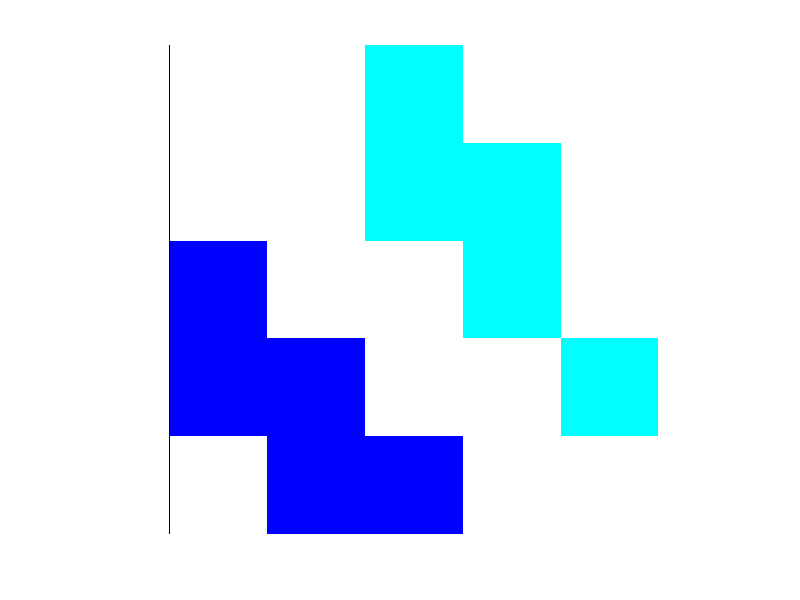

This chart was generated by the following MATLAB code:
%% Find if any object in a binary img extends L to R or Top to Bot
%
%

% Test matrix
dim = 5;
A = zeros(dim);
id1 = [3 4 9 10 15 11 12 17 18 24];
A(id1) = 1;

% Connectivity
conn2D = 8;     % MPFA, 4 for TPFA
L = labelmatrix(bwconncomp(A, conn2D));
B = regionprops(L, 'BoundingBox');
imshow(label2rgb(L,'jet'), 'InitialMagnification','fit');

% Find extension of each object
ext.x = arrayfun(@(s) s.BoundingBox(3), B)';
ext.z = arrayfun(@(s) s.BoundingBox(4), B)';
if any(ext.x == dim), disp('Connected in x dim (Left to Right)'), end
if any(ext.z == dim), disp('Connected in z dim (Top to Bot)'), end